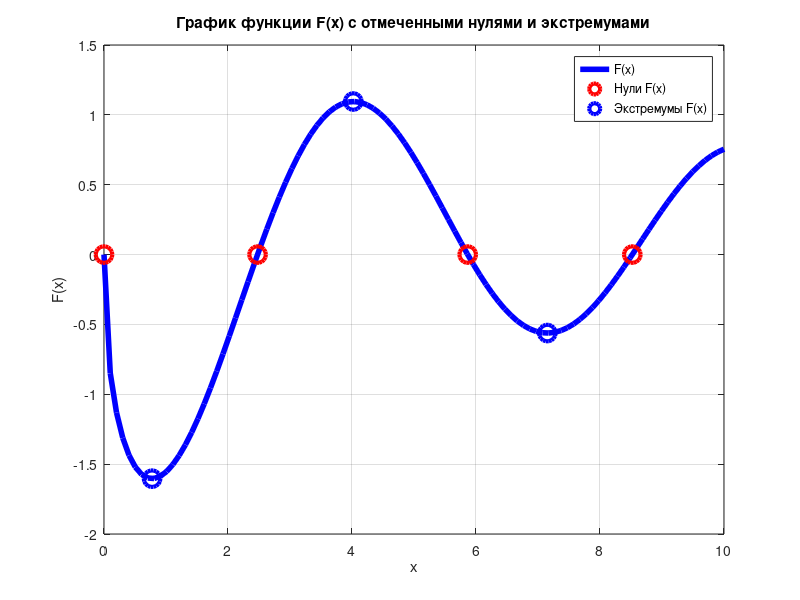

This figure's MATLAB source:
% Pavel Shago V2
%%  Task 2

%%  1

%{
hold on;
grid on;
xlabel('x');
ylabel('y');

f = @(x) (0.5 - x).*(x <= 0.5) + cos(pi*x).*(x > 0.5);
w = @(x) x.^2;
T = @(mn, x) sin(mn * x) ./ x;

a = 0;
b = 1;
i = 0;
n_values = [5, 10, 20, 50];

for n=n_values
  sum = @(x) 0;
  for i = 1:n
    mu_x=i;
    mu = @(x) tan(x);
    mu_guess = (mu_x-0.5) .*pi;
    mu_n = fsolve(mu, mu_guess);

    numerator = integral(@(x) T(mu_n, x) .* f(x) .* w(x), a, b, 'ArrayValued', true);
    denominator = integral(@(x) (T(mu_n, x).^2) .* w(x), a, b, 'ArrayValued', true);

    a_i = numerator/denominator;
    prev_sum = sum;
    sum = @(x) prev_sum(x)+a_i .*(sin(mu_n .* x)./x);
  end
  handle = ezplot(sum, [0,1]);
  set(handle,'LineWidth',3);
end

handle = ezplot(f, [0,1]);
set(handle,'LineWidth',4);
legend('F_5(x)', 'F_{10}(x)', 'F_{20}(x)', 'F_{50}(x)', 'f(x)');
hold off;
%}


%%  2
%{
eq_1 = @(x, y) 2.*x + 8.*y.*x.*sin(y) - 3;
eq_2 = @(x, y) 4 - 3.*x.^2 - 5.*y.^2;

[x, y] = meshgrid(linspace(-5, 5, 50));

z1 = eq_1(x, y);
z2 = eq_2(x, y);

h = figure;
surf(x, y, z1, 'FaceColor', 'yellow', 'FaceAlpha', 0.5, 'EdgeColor', 'none');
hold on;

surf(x, y, z2, 'FaceColor', 'blue', 'FaceAlpha', 0.5, 'EdgeColor', 'none');
title('Поверхности функций eq_1 и eq_2');
xlabel('x');
ylabel('y');
legend({'eq_1', 'eq_2'});
a = [-4, 2, -100];
plot3(a(1), a(2), a(3), 'o', 'MarkerSize', 3, 'MarkerFaceColor', 'yellow', 'MarkerEdgeColor', 'black');
view(-45, 20);
light;
material shiny;

distance_func = @(w) sqrt((a(1) - w(1)).^2 + (a(2) - w(2)).^2 + (a(3) - eq_2(w(1), w(2))).^2);
min_distance = fminunc(@(w) distance_func(w), [100, -100]);
b = [min_distance(1), min_distance(2), eq_2(min_distance(1), min_distance(2))];

plot3([a(1), b(1)], [a(2), b(2)], [a(3), b(3)], 'g--', 'LineWidth', 1);
plot3(b(1), b(2), b(3), 'o', 'MarkerSize', 4, 'MarkerFaceColor', 'yellow', 'MarkerEdgeColor', 'black');

difference = z1 - z2;
threshold = 0.01;
[C, ~] = contourc(x, y, difference, [threshold, -threshold]);

for i = 1:length(C)
    if C(1, i) == threshold || C(1, i) == -threshold
        j = i + 1;
        num_points = C(2, i);
        contour_x = C(1, j:j+num_points-1);
        contour_y = C(2, j:j+num_points-1);

        contour_z1 = interp2(x, y, z1, contour_x, contour_y);
        contour_z2 = interp2(x, y, z2, contour_x, contour_y);

        contour_z = (contour_z1 + contour_z2) / 2;

        plot3(contour_x, contour_y, contour_z, 'r', 'LineWidth', 2);
    end
end

[~, idx_x] = min(abs(x(1, :) - b(1)));
[~, idx_y] = min(abs(y(:, 1) - b(2)));

[dx, dy] = gradient(z2, x(1, 2) - x(1,1), y(2, 1) - y(1, 1));
dzdx = dx(idx_y, idx_x);
dzdy = dy(idx_y, idx_x);

normal_b = [-dzdx, -dzdy, 1];
normal_b = [normal_b(1), normal_b(2), normal_b(3)] / norm(normal_b);

quiver3(b(1), b(2), b(3), normal_b(1), normal_b(2), normal_b(3), 'r', 'LineWidth', 2);

ab = b - a;
length_normal_b = norm(normal_b);
length_ab = norm(ab);

cos_angle = dot(normal_b, ab) / (length_normal_b * length_ab);

angle_deg = rad2deg(acos(cos_angle));
annotation('textbox', [0.18, 0.78, 0.1, 0.1], 'String', ['Angle ', num2str(angle_deg)],
           'EdgeColor', 'none', 'FontSize', 12, 'FontWeight', 'bold', 'Color', 'red');


hold off;
waitfor(h);
%}

%% 3
%%{
f = @(y) sin(y) ./ log(y + 1) - 3 * cos(y) ./ (2 * sqrt(y));
F = @(x) arrayfun(@(x) integral(f, 0, x), x);

x = linspace(0, 10, 100);
F_values = arrayfun(F, x);

x_vals = linspace(0, 10, 100);
zero_points = [];

for i = 1:numel(x_vals) - 1
  x0 = x_vals(i);
  x1 = x_vals(i + 1);
  try
    zero = fzero(F, [x0, x1]);
    zero_points = [zero_points, zero];
  catch
  end
end

disp('Нули F(x)');
disp(num2str(zero_points));

dFdx = diff(F_values) ./ diff(x);
x_mid = (x(1:end-1) + x(2:end)) / 2;

extremums = [];
for i = 2:numel(dFdx)
  if dFdx(i - 1) * dFdx(i) <= 0
    extremum_x = interp1(dFdx([i-1, i]), x_mid([i-1, i]), 0);
    extremums = [extremums, extremum_x];
  end
end

disp('Экстремумы F(x)');
disp(num2str(extremums));

h = figure;
plot(x, F_values, 'b-', 'LineWidth', 4);
hold on;
grid on;

plot(zero_points, zeros(size(zero_points)), 'ro', 'MarkerSize', 12, 'LineWidth', 3, 'DisplayName', 'Нули F(x)');

extremum_y = arrayfun(F, extremums);
plot(extremums, extremum_y, 'bo', 'MarkerSize', 12, 'LineWidth', 3, 'DisplayName', 'Экстремумы F(x)');

legend('F(x)', 'Нули F(x)', 'Экстремумы F(x)');
xlabel('x');
ylabel('F(x)');
title('График функции F(x) с отмеченными нулями и экстремумами');
grid on;
hold off;
waitfor(h);
%%}

